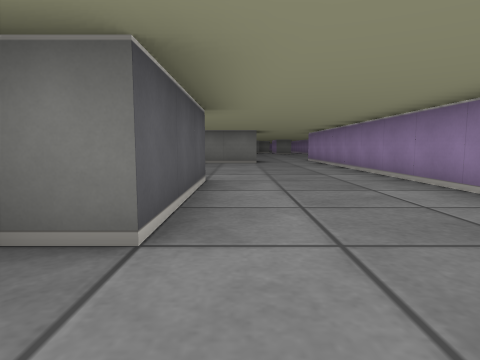
View 1 (above)

22 first-person views from a walk through a cub3D ray-caster map. The camera is about half as high as the walls, tilts 6° down and sees 75° across. The floor is counted in squares. Each view is taken from the middle of a square. On the plan, view 1 faces up. The plan holds only what a view shows up to about 9 squares ahead; the rest is blank.

View 2
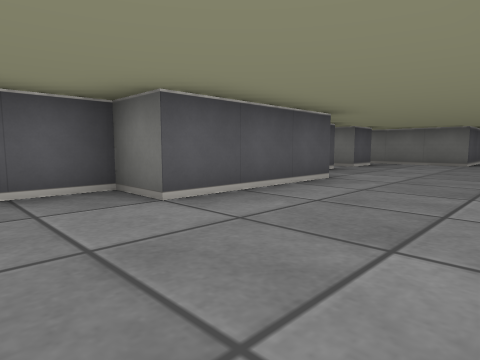

View 3
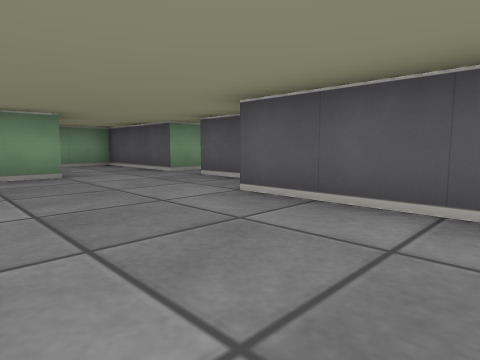

View 4
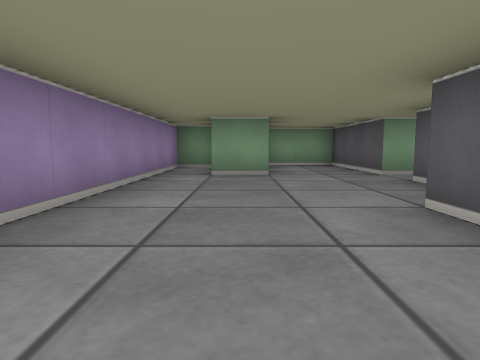

View 5
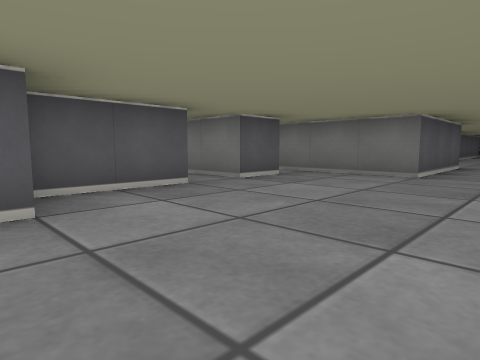

View 6
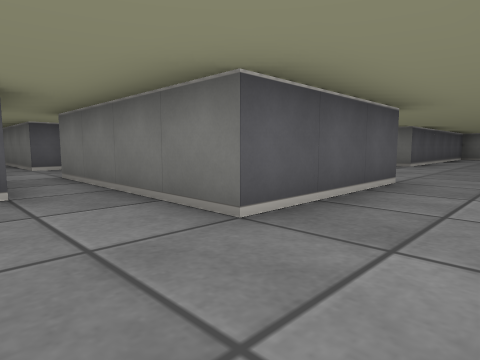

View 7
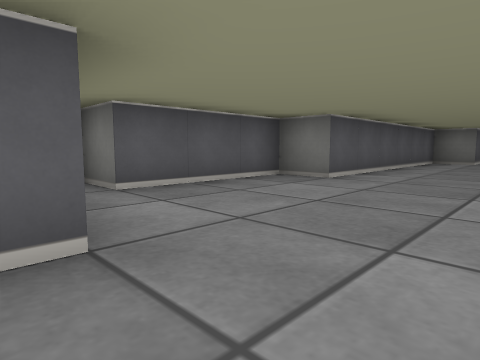

View 8
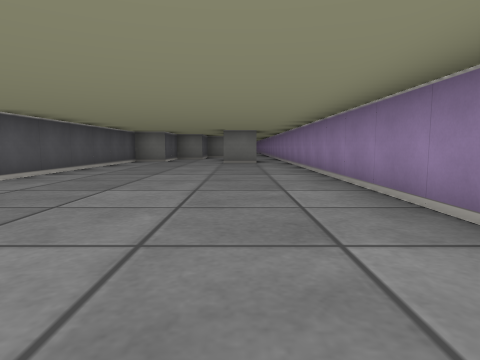

View 9
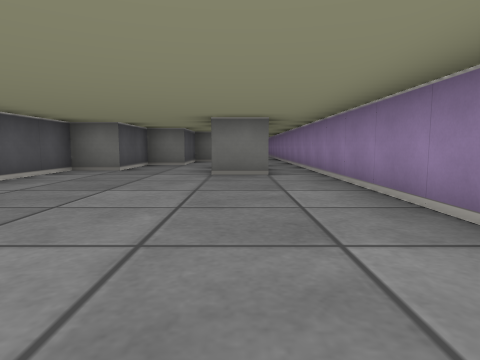

View 10
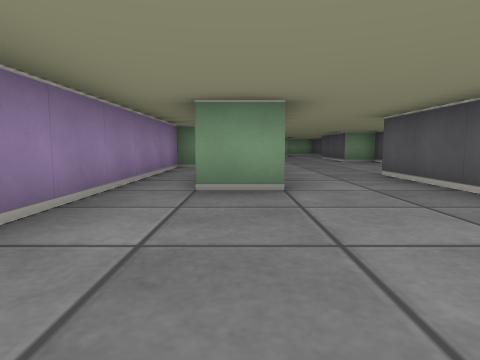

View 11
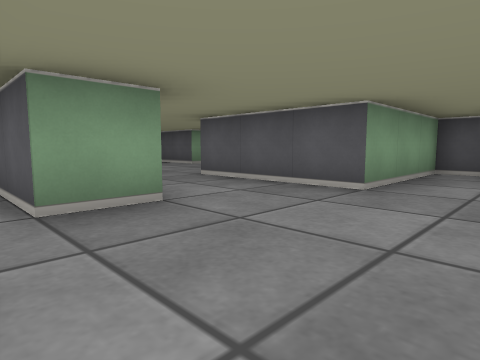

View 12
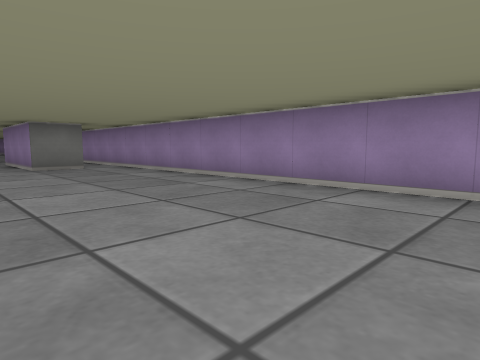

View 13
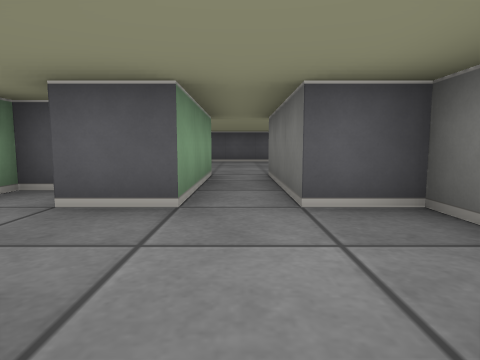

View 14
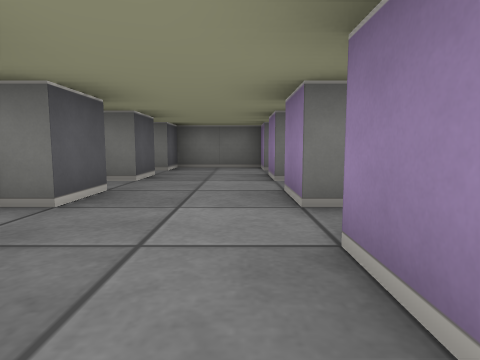

View 15
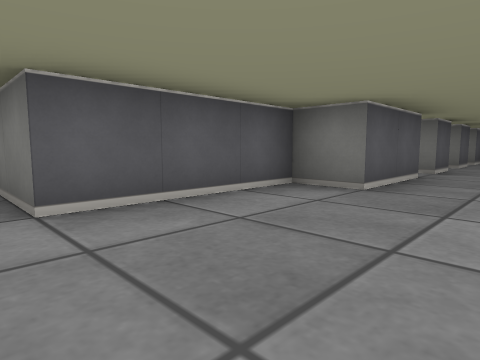

View 16
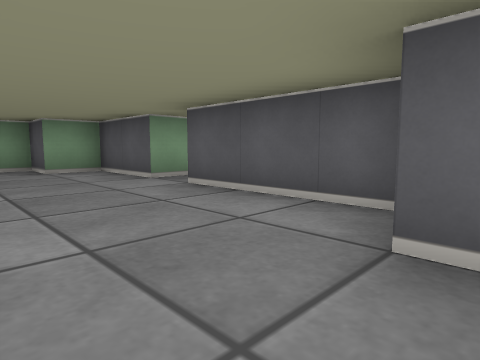

View 17
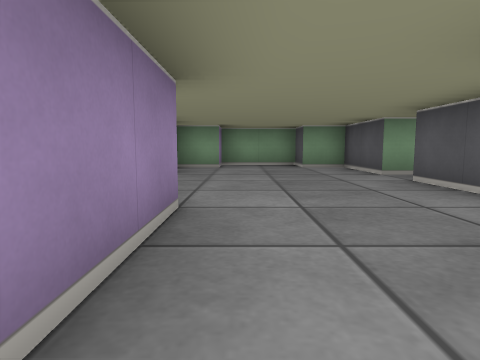

View 18
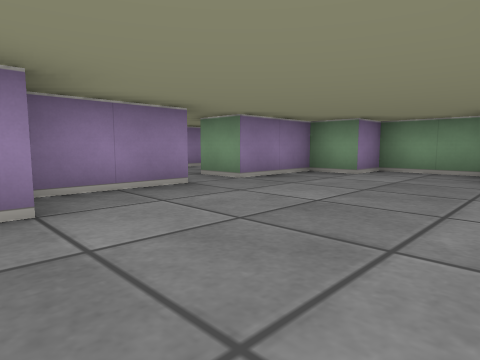

View 19
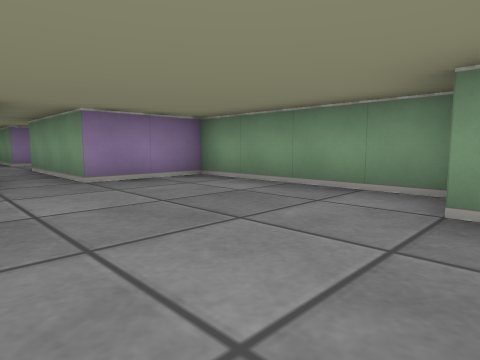

View 20
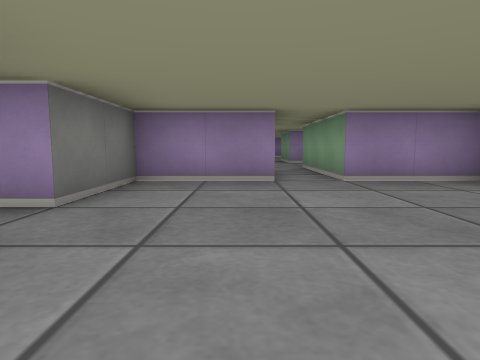

View 21
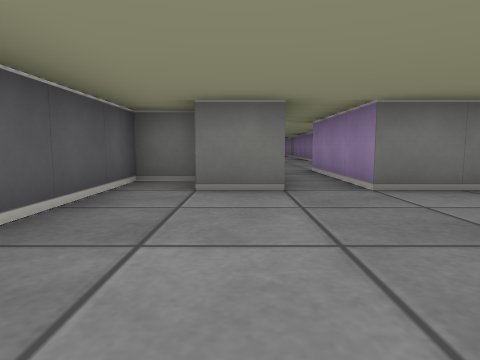

View 22
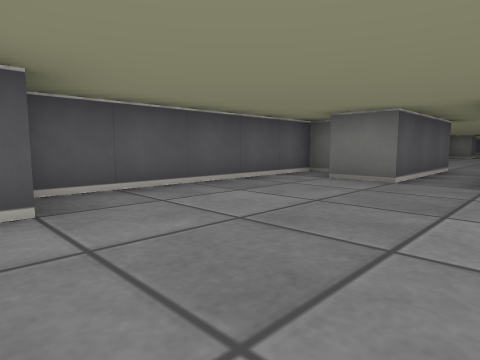

### Floor plan
Points are (right, up) in squares from view 1. A wall is a line through its corners. A room is listed if a view was taken in it or the views show most of it. See-through windows are left out.
Room 1 (views 1, 2, 3, 4, 5, 6)
walls: (-0.5, 4.6) (-0.5, 1.5) (-1.5, 1.5) (-1.5, -0.5); (-1.5, 6.6) (-1.5, 4.6); (-1.5, 8.6) (-1.5, 7.5); (0.4, -1.5) (1.5, -1.5); (-1.5, -1.5) (-1.5, -4.5) (0.2, -4.5); (0.5, -3.1) (0.5, -2.6); (0.5, 11.5) (0.5, 9.5) (-1.5, 9.5); (1.6, -3.5) (2.5, -3.5) (2.5, 9.1)
ways out: opening at (1.5, 10.5) to room 2; opening at (-2.5, 9) to room 3; opening at (-2, -1) to room 4; opening at (-2.5, 7) to room 6
Room 2 (views 7, 8, 9, 10, 11, 12)
walls: (3.6, 21.5) (2.5, 21.5) (2.5, 24.5); (2.4, 11.5) (3.5, 11.5) (3.5, 10); (-2.5, 13.2) (-2.5, 12.5) (0.5, 12.5) (0.5, 11.5); (1.5, 24.5) (0.5, 24.5) (0.5, 22.5) (-0.5, 22.5) (-0.5, 16.5) (-1.5, 16.5) (-1.5, 13.5) (-2.5, 13.5); (4, 7.5) (4.5, 7.5) (4.5, 25.1)
ways out: opening at (1.5, 10.5) to room 1; opening at (3, 24)
Room 3 (view 13)
walls: (-3.5, 8.5) (-1.8, 8.5); (-1.5, 9.5) (-3.5, 9.5) (-3.5, 10.5) (-5.5, 10.5) (-5.5, 9.5)
ways out: opening at (-2.5, 9) to room 1; opening at (-6, 9) to room 5; opening at (-4.5, 8) to room 6
Room 4 (views 14, 15, 16, 17, 18)
walls: (-3.5, 1.4) (-3.5, 4.5); (-2.5, -0.6) (-2.5, 1.4); (-6.5, -1.5) (-6.5, -3.5) (-5.5, -3.5) (-5.5, -4.5) (-3.5, -4.5) (-3.5, -3.5) (-2.5, -3.5) (-2.5, -1.5) (-1.5, -1.5); (-5.5, 4.6) (-5.5, 2.5) (-6.5, 2.5) (-6.5, -0.5); (-5.5, 5.5) (-6, 5.5)
ways out: opening at (-2, -1) to room 1; opening at (-4.5, 6) to room 6; opening at (-7.5, -1)
Room 5 (views 19, 20, 21, 22)
walls: (-12.6, 12.5) (-13.5, 12.5) (-13.5, 7.6); (-12.4, 6.5) (-8.5, 6.5) (-8.5, 8.5) (-5.5, 8.5); (-11.5, 14.5) (-11.5, 11.5) (-12.5, 11.5); (-5.5, 9.5) (-8.5, 9.5) (-8.5, 11.5) (-10.5, 11.5) (-10.5, 14.5)
ways out: opening at (-6, 9) to room 3; opening at (-11, 14)
Room 6 (no view inside)
walls: (-5.5, 6.5) (-5.5, 5.5); (-3.5, 5.5) (-3.5, 6.5); (-5.5, 8.5) (-5.5, 7.5) (-6, 7.5); (-6.5, 7) (-6.5, 6.5); (-1.5, 7.5) (-3.5, 7.5) (-3.5, 8.5)
ways out: opening at (-2.5, 7) to room 1; opening at (-4.5, 8) to room 3; opening at (-4.5, 6) to room 4

Where each view was taken, in squares from view 1:
view 1: 0 up, 0 right, facing up
view 2: 0 up, 2 right, facing up-left
view 3: 4 up, 2 right, facing down-left
view 4: 4 up, 1 right, facing down
view 5: 4 up, 2 right, facing up-left
view 6: 8 up, 2 right, facing up-left
view 7: 12 up, 2 right, facing up-left
view 8: 12 up, 3 right, facing up
view 9: 16 up, 3 right, facing up
view 10: 15 up, 3 right, facing down
view 11: 14 up, 4 right, facing down-left
view 12: 14 up, 1 right, facing up-right
view 13: 9 up, 3 left, facing left
view 14: 3 up, 4 left, facing up
view 15: 1 down, 4 left, facing up-left
view 16: 3 up, 4 left, facing down-left
view 17: 4 up, 4 left, facing down
view 18: 2 up, 6 left, facing down-right
view 19: 10 up, 13 left, facing down-right
view 20: 10 up, 13 left, facing right
view 21: 8 up, 12 left, facing up
view 22: 7 up, 10 left, facing up-left
